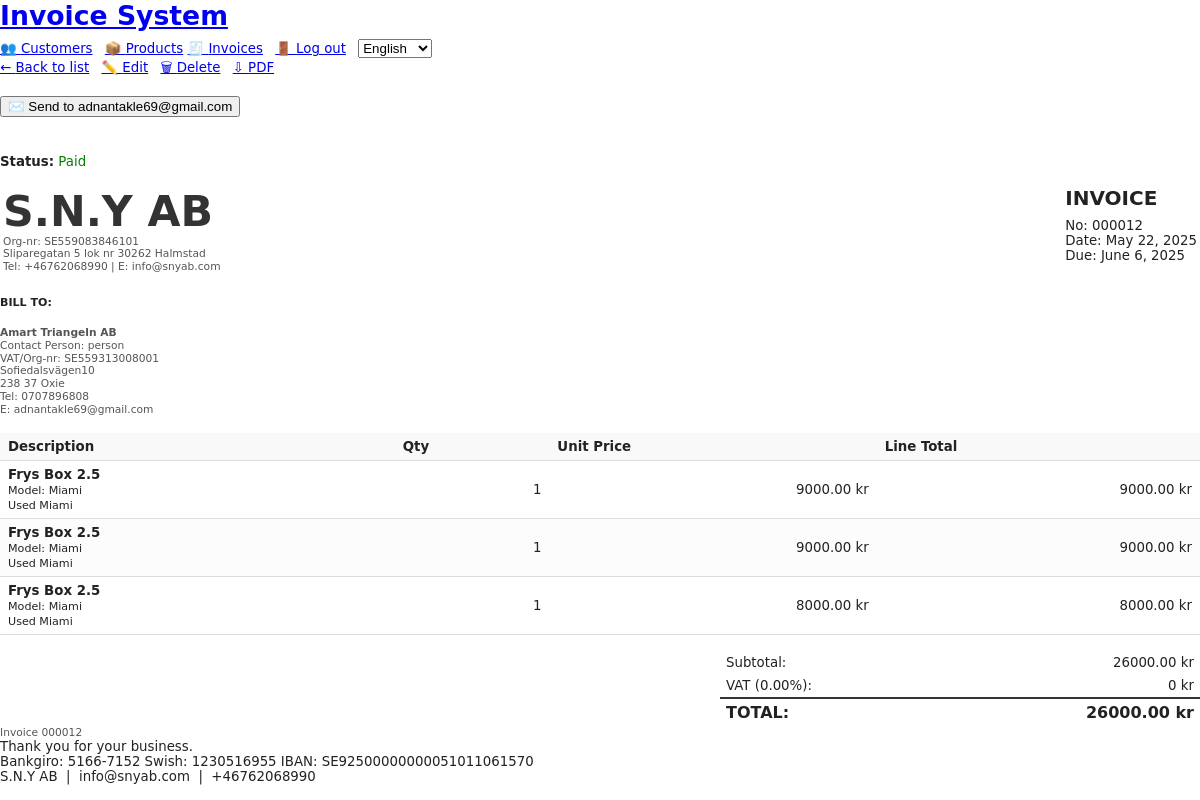
The app's page /invoices/12/ with its own data.
### system/models/invoice.py (models this page shows, shortened)
class Invoice(models.Model):
    VAT_INCLUDED = "inc"
    VAT_EXCLUDED = "exc"
    VAT_CHOICES  = [(VAT_INCLUDED, "VAT included"),
                    (VAT_EXCLUDED, "VAT excluded")]
    PAYMENT_CHOICES = [(10, "10 days"), (15, "15 days"),
                       (30, "30 days"), (60, "60 days")]
    number        = models.CharField(max_length=30, unique=True)
    issue_date    = models.DateField(default=timezone.now)
    due_date      = models.DateField(blank=True)            # may be filled automatically
    payment_term  = models.PositiveSmallIntegerField(
                        choices=PAYMENT_CHOICES, default=30)
    customer      = models.ForeignKey(
                        Customer, on_delete=models.SET_NULL,
                        null=True, blank=True, related_name="invoices")
    vat_mode      = models.CharField(
                        max_length=3, choices=VAT_CHOICES,
                        default=VAT_INCLUDED)
    vat_rate      = models.DecimalField(max_digits=5, decimal_places=2, default=25)
    notes         = models.TextField(blank=True)
    paid          = models.BooleanField(
                        default=False,
                        help_text="Tick when full payment has been received.")
    VMB           = models.BooleanField(
                        default=False,
                        help_text="VMB?")
    reminder_of   = models.ForeignKey(
                        "self", null=True, blank=True,
                        related_name="reminders",
                        on_delete=models.SET_NULL)
    @property
    def total_ex_vat(self):
        return sum(l.total_ex_vat for l in self.lines.all())
    @property
    def vat_total(self):
        return Decimal("0") if self.vat_rate == 0 \
               else self.total_ex_vat * (self.vat_rate / 100)
    @property
    def total_inc_vat(self):
        return self.total_ex_vat + self.vat_total

class InvoiceLine(models.Model):
    invoice       = models.ForeignKey(
                        Invoice, related_name="lines",
                        on_delete=models.CASCADE)
    product       = models.ForeignKey(
                        Product, on_delete=models.SET_NULL,
                        null=True, blank=True, related_name="invoice_lines")
    description   = models.CharField(max_length=255, blank=True)
    quantity      = models.PositiveIntegerField(default=1)
    unit_price    = models.DecimalField(max_digits=10, decimal_places=2)
    product_name  = models.CharField(max_length=255, blank=True)
    product_model = models.CharField(max_length=255, blank=True)
    @property
    def total_ex_vat(self):
        return self.quantity * self.unit_price

### system/models/customer.py (models this page shows, shortened)
class Customer(models.Model):
    name            = models.CharField(_("Company name"), max_length=255)
    contact_person  = models.CharField(_("Contact person"),max_length=255, blank=True)
    phone           = models.CharField(_("Phone"),max_length=30, blank=True)
    address         = models.TextField(_("Address"),blank=True)
    vat_number      = models.CharField(_("VAT / Org. Number"),  max_length=50, blank=True)
    created_at      = models.DateTimeField(default=timezone.now, editable=False)
    email           = models.EmailField(_("Email"),blank=True,null=True)
    class Meta:
        ordering = ["-created_at"]

### system/models/company_profile.py (models this page shows, shortened)
class CompanyProfile(models.Model):
    name       = models.CharField(max_length=255)
    org_number = models.CharField(max_length=50)
    phone      = models.CharField(max_length=30, blank=True)
    email      = models.EmailField(blank=True)
    address    = models.TextField()
    iban       = models.CharField("IBAN",      max_length=34, blank=True, null=True)
    swish      = models.CharField("Swish",     max_length=10, blank=True, null=True)
    bankgiro   = models.CharField("Bankgiro",  max_length=15, blank=True, null=True)
    class Meta:
        verbose_name = "Company profile"
        verbose_name_plural = "Company profile"

### system/views/invoice.py (the view)
# urls.py: path("invoices/<int:pk>/",        InvoiceDetailView.as_view(), name="invoice-detail"),
class InvoiceDetailView(DetailView):
    model         = Invoice
    template_name = "invoices/detail.html"
    def get_context_data(self, **kwargs):
        ctx = super().get_context_data(**kwargs)
        ctx["company"] = CompanyProfile.objects.first()     # ← ★ add
        return ctx

### system/templates/invoices/detail.html (shortened to what this page needs)
{% extends "base.html" %}
{% load i18n %}
{% block content %}
  <div style="margin-bottom:1rem;">
    <a href="{% url 'invoice-list' %}" class="button">← {% trans "Back to list" %}</a>
    <a href="{% url 'invoice-edit' object.pk %}" class="button" style="margin-left:.5rem;">✏️ {% trans "Edit" %}</a>
    <a href="{% url 'invoice-delete' object.pk %}" class="button" style="margin-left:.5rem;">🗑 {% trans "Delete" %}</a>
    <a href="{% url 'invoice-pdf' object.pk %}" class="button" style="margin-left:.5rem;">⇩ {% trans "PDF" %}</a>
  </div>
  {% if object.customer.email %}
    <form method="post" action="{% url 'invoice-send' object.pk %}" style="display:inline-block; margin-bottom:1.5rem;">
      <button type="submit" class="button primary">✉️ {% trans "Send to" %} {{ object.customer.email }}</button>
    </form>
  {% endif %}
  {% if object.paid %}
    <p><strong>{% trans "Status:" %}</strong> <span style="color:green;">{% trans "Paid" %}</span></p>
  {% else %}
    <p><strong>{% trans "Status:" %}</strong> <span style="color:#d33;">{% trans "Unpaid" %}</span></p>
  {% endif %}
  {% include "invoices/pdf.html" with embedded=True %}
{% endblock %}

### system/templates/invoices/pdf.html (shortened to what this page needs)
<!DOCTYPE html>
{% load i18n %}
<html lang="en">
<head>
</head>
<body>
  <table class="header-table">
    <tr>
      <td>
        <div class="logo">{{ company.name }}</div>
        <div class="contact-details">
          {% trans "Org-nr:" %} {{ company.org_number }}<br>
          {{ company.address|linebreaksbr }}<br>
          {% trans "Tel:" %} {{ company.phone }} | {% trans "E:" %} {{ company.email }}<br>
        </div>
      </td>
      <td class="invoice-meta">
        <h2>{% trans "INVOICE" %}</h2>
        {% trans "No:" %} {{ invoice.number }}<br>
        {% trans "Date:" %} {{ invoice.issue_date }}<br>
        {% trans "Due:" %} {{ invoice.due_date }}
      </td>
    </tr>
  </table>
  <h5>{% trans "BILL TO:" %}</h5>
  <div class="contact-details">
    <strong>{{ invoice.customer.name }}</strong><br>
    {% if invoice.customer.contact_person %}{% trans "Contact Person:" %} {{ invoice.customer.contact_person }}<br>{% endif %}
    {% if invoice.customer.vat_number %}{% trans "VAT/Org-nr:" %} {{ invoice.customer.vat_number }}<br>{% endif %}
    {{ invoice.customer.address|linebreaksbr }}<br>
    {% if invoice.customer.phone %}{% trans "Tel:" %} {{ invoice.customer.phone }}<br>{% endif %}
    {% if invoice.customer.email %}{% trans "E:" %} {{ invoice.customer.email }}{% endif %}
  </div>
  <table class="items">
    <thead>
      <tr>
        <th>{% trans "Description" %}</th>
        <th class="right">{% trans "Qty" %}</th>
        <th class="right">{% trans "Unit Price" %}</th>
        <th class="right">{% trans "Line Total" %}</th>
      </tr>
    </thead>
    <tbody>
      {% for line in invoice.lines.all %}
      <tr>
        <td>
          <strong>{{ line.product_name }}</strong>
          {% if line.product_model %}<br><small>{% trans "Model:" %} {{ line.product_model }}</small>{% endif %}
          {% if line.description %}<br><small>{{ line.description }}</small>{% endif %}
        </td>
        <td class="right">{{ line.quantity }}</td>
        <td class="right">{{ line.unit_price }} kr</td>
        <td class="right">{{ line.total_ex_vat }} kr</td>
      </tr>
      {% endfor %}
    </tbody>
  </table>
  <table class="totals">
    <tr><td>{% trans "Subtotal:" %}</td><td class="right">{{ invoice.total_ex_vat }} kr</td></tr>
    <tr>
      <td>{% blocktrans with rate=invoice.vat_rate %}VAT ({{ rate }}%):{% endblocktrans %}</td>
      <td class="right">{{ invoice.vat_total }} kr</td>
    </tr>
    <tr class="total-row"><td>{% trans "TOTAL:" %}</td><td class="right">{{ invoice.total_inc_vat }} kr</td></tr>
  </table>
  <div class="footer-note">
  </div>
 <footer>
    <div>{% trans "Thank you for your business." %}</div>
    <div class="payment-info">
      {% if company.bankgiro %}{% trans "Bankgiro:" %} {{ company.bankgiro }}{% endif %}
      {% if company.swish %}{% if company.bankgiro %}{% endif %}{% trans "Swish:" %} {{ company.swish }}{% endif %}
      {% if company.iban %}{% if company.bankgiro or company.swish %}{% endif %}{% trans "IBAN:" %} {{ company.iban }}{% endif %}
    </div>
    <div>{{ company.name }} &nbsp;|&nbsp; {{ company.email }} &nbsp;|&nbsp; {{ company.phone }}</div>
  </footer>
</body>
</html>

### system/templates/invoices/pdf.html (style rules this page uses)
body { font-family: "DejaVu Sans", sans-serif; font-size: 10pt; color: #222; margin: 0; }
h1, h2, h3 { margin: 0 0 0.5rem 0; }
.header-table { width: 100%; margin-bottom: 1rem; }
.logo { font-size: 32pt; font-weight: 700; color: #333; }
.contact-details { font-size: 8pt; line-height: 1.2; color: #555; }
.invoice-meta { float: right; font-size: 10pt; }
table.items { width: 100%; border-collapse: collapse; margin-top: 1rem; }
table.items th, table.items td { padding: 6px 8px; border-bottom: 1px solid #ddd; }
table.items th { background: #f9f9f9; text-align: left; }
table.items tr:nth-child(even) { background: #fcfcfc; }
.right { text-align: right; }
table.totals { width: 40%; float: right; border-collapse: collapse; margin-top: 1rem; }
table.totals td { padding: 4px 6px; }
table.totals tr.total-row td { border-top: 2px solid #333; font-size: 12pt; font-weight: 700; }
.footer-note { clear: both; font-size: 8pt; color: #555; margin-top: 1rem; }

### records on screen
Invoice: customer.email "adnantakle69@gmail.com", number "000012", issue_date "May 22, 2025", due_date "June 6, 2025", customer.name "Amart Triangeln AB", customer.contact_person "person", customer.vat_number "SE559313008001", customer.address "Sofiedalsvägen10 238 37 Oxie", customer.phone "0707896808", total_ex_vat "26000.00", vat_total "0", total_inc_vat "26000.00"
CompanyProfile: name "S.N.Y AB", org_number "SE559083846101", address "Sliparegatan 5 lok nr 30262 Halmstad", phone "+46762068990", email "info@snyab.com", bankgiro "5166-7152", swish "1230516955", iban "SE92500000000051011061570"
InvoiceLine: product_name "Frys Box 2.5", product_model "Miami", description "Used Miami", quantity "1", unit_price "9000.00", total_ex_vat "9000.00"
InvoiceLine: product_name "Frys Box 2.5", product_model "Miami", description "Used Miami", quantity "1", unit_price "9000.00", total_ex_vat "9000.00"
InvoiceLine: product_name "Frys Box 2.5", product_model "Miami", description "Used Miami", quantity "1", unit_price "8000.00", total_ex_vat "8000.00"

### other values on screen
form field language "English"
